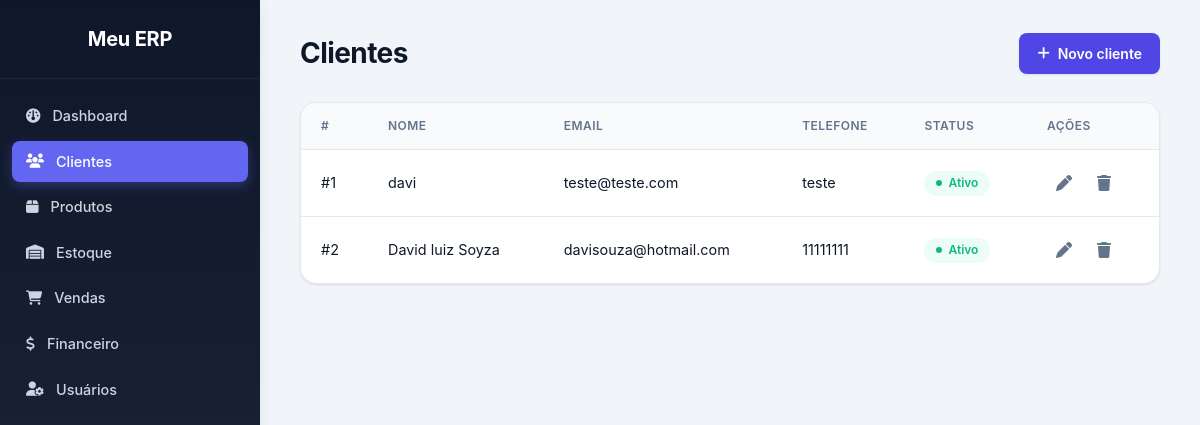
/clientes/, run on an earlier commit of the app's database.
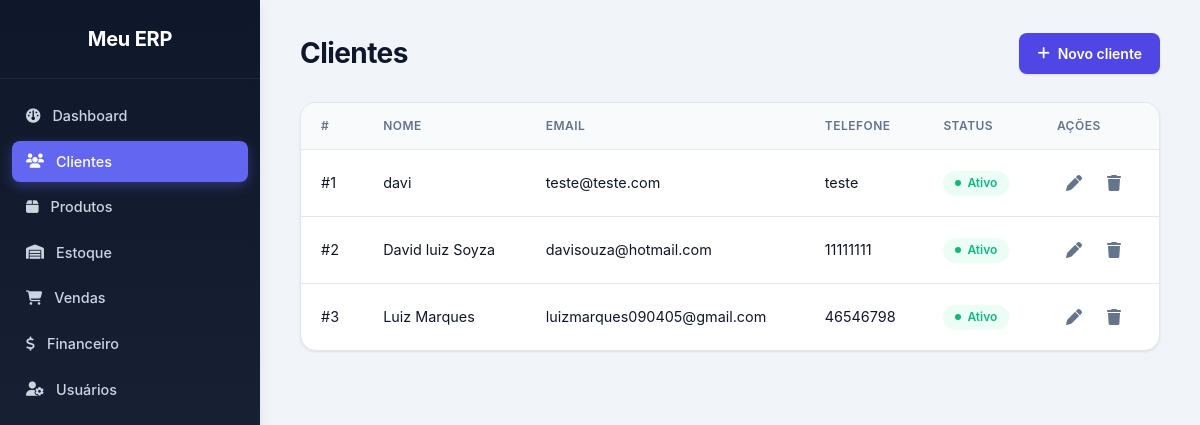
And on a later commit of the database.
### clientes/models.py (models this page shows, shortened)
class Cliente(models.Model):
    nome = models.CharField(max_length=100, verbose_name="Nome Completo")
    email = models.EmailField(max_length=150, blank=True, null=True)
    telefone = models.CharField(max_length=20, blank=True, null=True)
    cpf = models.CharField(max_length=14, unique=True, verbose_name="CPF")
    ativo = models.BooleanField(default=True, verbose_name="Cliente Ativo?")
    data_cadastro = models.DateTimeField(auto_now_add=True)

### clientes/views.py (the view)
# urls.py: path('', views.clientes, name='clientes'),
def clientes(request):
    lista_clientes = Cliente.objects.all()
    return render(request, 'clientes/clientes.html', {'clientes': lista_clientes})

### clientes/templates/clientes/clientes.html (shortened to what this page needs)
{% load static %}
<!DOCTYPE html>
<html lang="pt-br">
<head>
    <link rel="stylesheet" href="{% static 'clientes/css/clientes.css' %}?v=4">
    <link rel="stylesheet" href="https://cdnjs.cloudflare.com/ajax/libs/font-awesome/6.5.1/css/all.min.css">
</head>
<body>
<aside class="sidebar">
    <div class="sidebar-header">Meu ERP</div>
    <ul class="sidebar-menu">
        <li>
            <a href="{% url 'dashboard' %}">
                <i class="fas fa-gauge"></i> Dashboard
            </a>
        </li>
        <li>
            <a href="{% url 'clientes' %}" class="active">
                <i class="fas fa-users"></i> Clientes
            </a>
        </li>
        <li>
            <a href="{% url 'produtos' %}">
                <i class="fas fa-box"></i> Produtos
            </a>
        </li>
        <li>
            <a href="{% url 'estoque' %}">
                <i class="fas fa-warehouse"></i> Estoque
            </a>
        </li>
        <li>
            <a href="{% url 'vendas' %}">
                <i class="fas fa-cart-shopping"></i> Vendas
            </a>
        </li>
        <li>
            <a href="{% url 'financeiro' %}">
                <i class="fas fa-dollar-sign"></i> Financeiro
            </a>
        </li>
        <li>
            <a href="{% url 'lista_usuarios' %}">
                <i class="fas fa-user-gear"></i> Usuários
            </a>
        </li>
    </ul>
</aside>
    <main class="main-content">
        <div class="page-header">
            <h1>Clientes</h1>
            <a href="{% url 'novos_clientes' %}" class="btn-primary">
                <i class="fas fa-plus"></i> Novo cliente
            </a>
        </div>
        <div class="table-container">
            <table>
                <thead>
                    <tr>
                        <th>#</th>
                        <th>Nome</th>
                        <th>Email</th>
                        <th>Telefone</th>
                        <th>Status</th>
                        <th>Ações</th>
                    </tr>
                </thead>
                <tbody>
                    {% for cliente in clientes %}
                    <tr>
                        <td>#{{ cliente.id }}</td>
                        <td>{{ cliente.nome }}</td>
                        <td>{{ cliente.email|default:"-" }}</td>
                        <td>{{ cliente.telefone|default:"-" }}</td>
                        <td>
                            {% if cliente.ativo %}
                                <span class="status-badge status-active">Ativo</span>
                            {% else %}
                                <span class="status-badge status-inactive">Inativo</span>
                            {% endif %}
                        </td>
                        <td>
                            <div class="action-btns">
                                <a href="{% url 'editar_clientes' cliente.id %}"
                                   class="action-btn btn-edit" title="Editar">
                                    <i class="fas fa-pen"></i>
                                </a>
                                <a href="{% url 'excluir_clientes' cliente.id %}"
                                   class="action-btn btn-delete" title="Excluir"
                                   onclick="return confirm('Deseja excluir {{ cliente.nome }}?');">
                                    <i class="fas fa-trash"></i>
                                </a>
                            </div>
                        </td>
                    </tr>
                    {% empty %}
                    <tr>
                        <td colspan="6" style="text-align:center; padding:40px; color:var(--text-muted);">
                            Nenhum cliente cadastrado
                        </td>
                    </tr>
                    {% endfor %}
                </tbody>
            </table>
        </div>
    </main>
</body>
</html>

What changed in the data, as far as the page shows it:
added Cliente: id "3", nome "Luiz Marques", email "luizmarques090405@gmail.com", telefone "46546798", ativo "Ativo"
